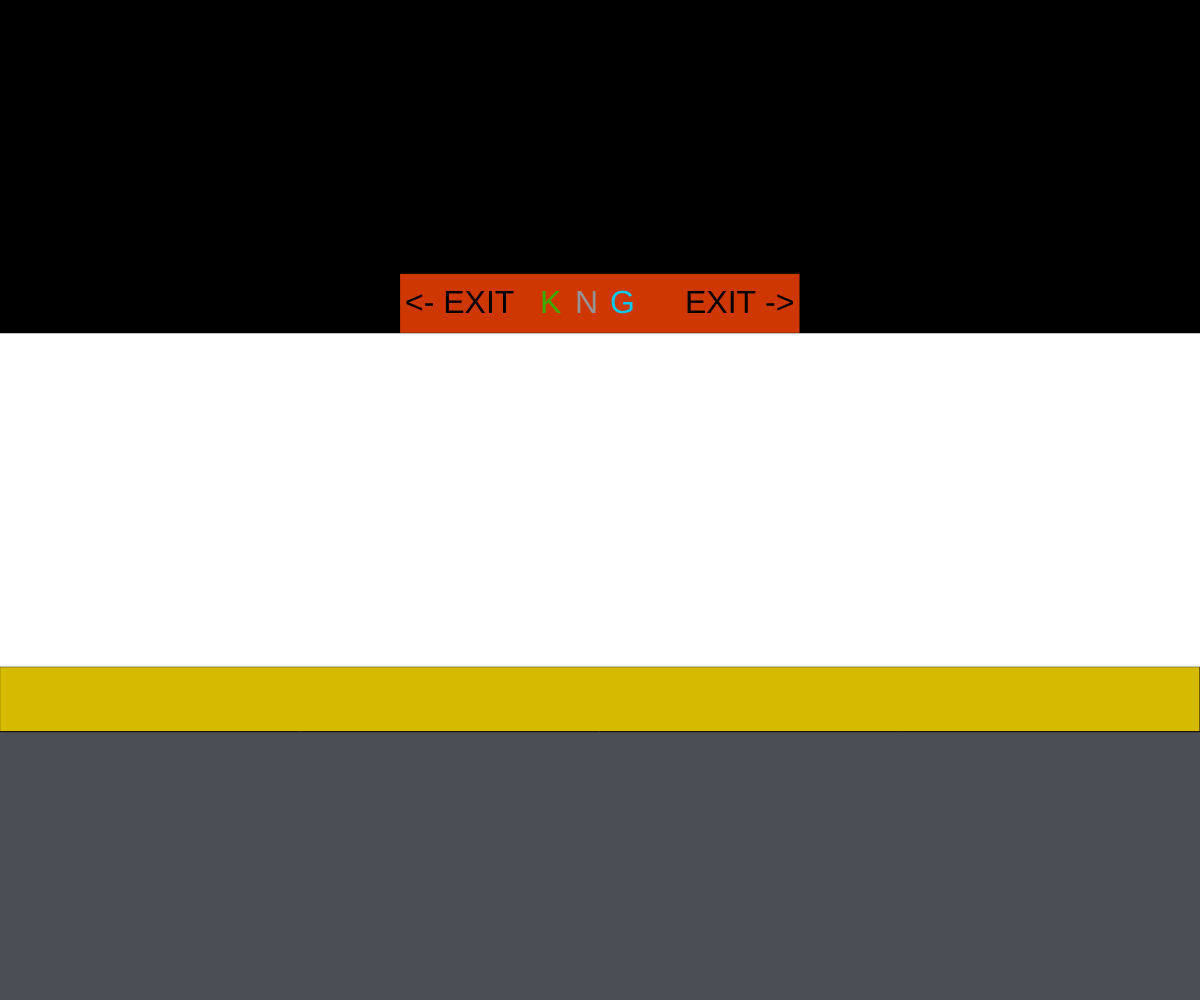
Frame 1 (no input)
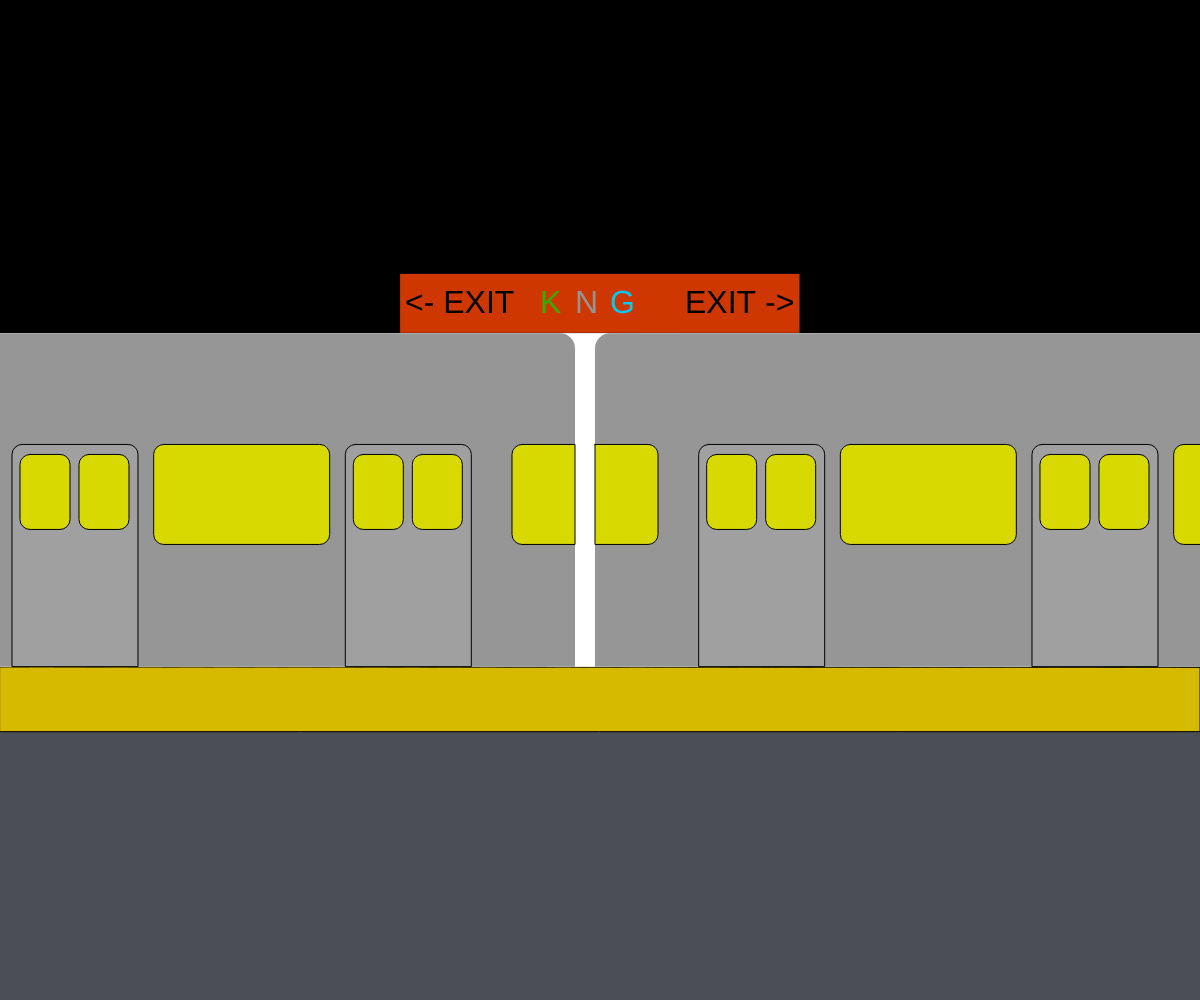
Frame 60 (no input)
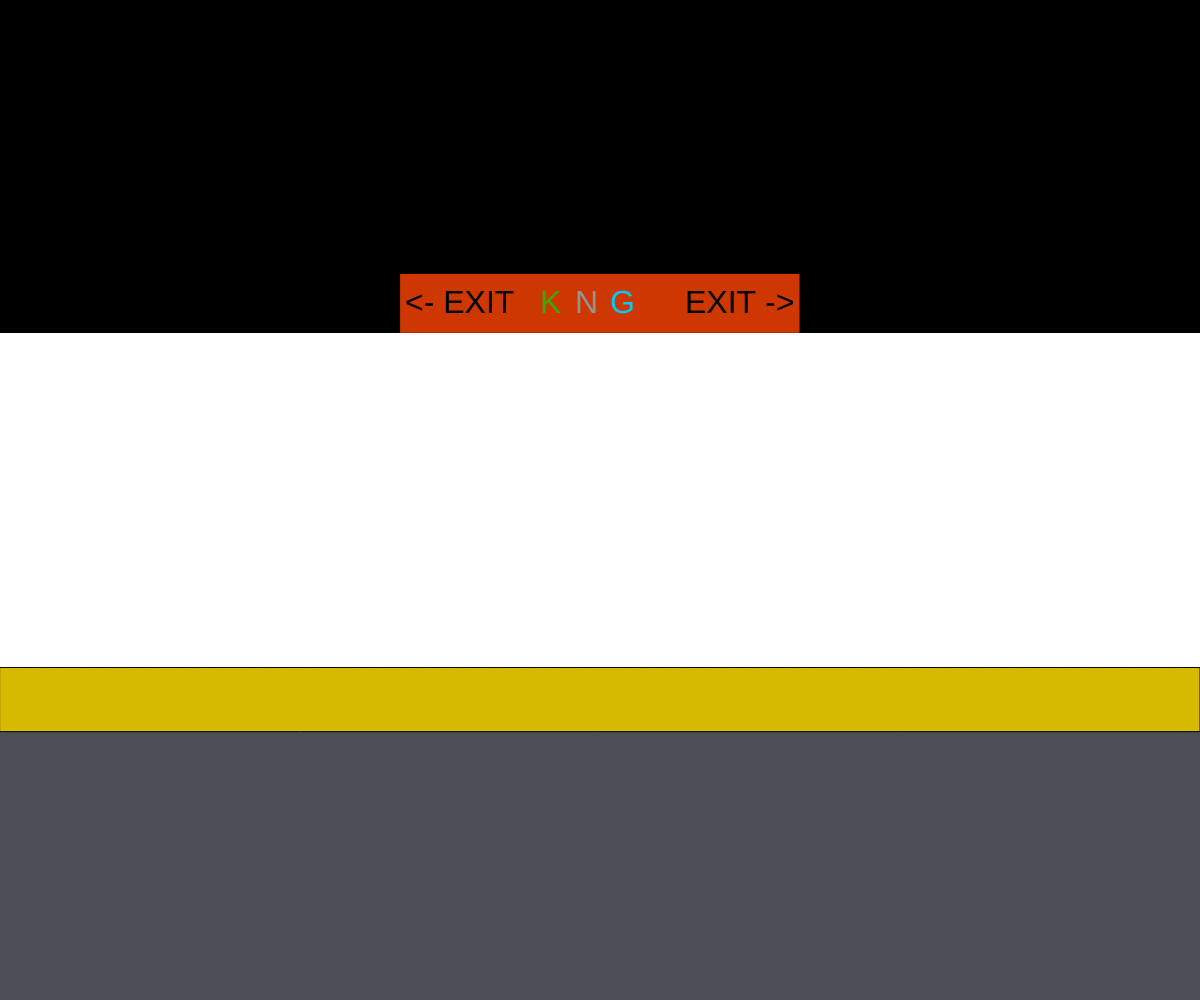
Frame 120 (the mouse pressed at the canvas centre since frame 60)

The p5.js sketch that drew these frames (run headless with seeded random() and noise() and a simulated clock; from frame 60 on, the mouse is pressed at the canvas centre):

// p5.js sketch
// ── sketch.js
let x = 4000;
let carLength = 1000;
let door1X = 333.33/2 - 63;
let door2X = 333.33*1.5 - 63;
let door3X = 666.66*1.25 - 63;

function setup() {
	createCanvas(windowWidth, windowHeight);
	background(75, 78, 85);
	fill(0);
	rect(0,0, width, height/3);
	fill(214, 186, 0);
	rect(0, (height/3)*2, width, 65);
	fill(207, 55, 0);
	rect(width/3, height/3 - 60, width/3, 60);
	fill(0);
	textSize(32);
	text('<- EXIT', width/3 + 5, height/3 - 20);
	text('EXIT ->', (width/3)*2 - 115, height/3 - 20);
	fill(55, 173, 0);
	text('K', width/2 - 60, height/3 - 20);
	fill(148, 148, 148);
	text('N', width/2 - 25, height/3 - 20);
	fill(0, 202, 247);
	text('G', width/2 + 10, height/3 - 20);
}

function draw() {
	let y = height/3;
	let doorPositionY = y + y/3;
	let doorHeight = (y/3)*2;
	let trainHeight = height/3;

	//erases previous train location
	fill(255);
	strokeWeight(0);
	rect(0, y, width, height/3);

	//train
	fill(150);
	rect(x, y, carLength, trainHeight, 15, 15, 0, 0); //Car Body 1
	strokeWeight(1);
	fill(160);
	rect(x + door1X, doorPositionY, 126, doorHeight, 10, 10, 0, 0); //First Door
	rect(x + door2X, doorPositionY, 126, doorHeight, 10, 10, 0, 0); //Second Door
	rect(x + door3X, doorPositionY, 126, doorHeight, 10, 10, 0, 0); //Third Door
	fill(216, 217, 0);
	rect(x, doorPositionY, 63, 100, 0, 10, 10, 0); //First Window
	rect(x + door1X + 8, doorPositionY + 10, 50, 75, 10, 10, 10, 10); //Second Window
	rect(x + door1X + 67, doorPositionY + 10, 50, 75, 10, 10, 10, 10); //Third Window
	rect(x + 245.33, doorPositionY, 176, 100, 10, 10, 10, 10); //Fourth Window
	rect(x + door2X + 8, doorPositionY + 10, 50, 75, 10, 10, 10, 10); //Fifth Window
	rect(x + door2X + 67, doorPositionY + 10, 50, 75, 10, 10, 10, 10); //Sixth Window
	rect(x + 578.66, doorPositionY, 176, 100, 10, 10, 10, 10); //Seventh Window
	rect(x + door3X + 8, doorPositionY + 10, 50, 75, 10, 10, 10, 10); //Eighth Window
	rect(x + door3X + 67, doorPositionY + 10, 50, 75, 10, 10, 10, 10); //Ninth Window
	rect(x + 937, doorPositionY, 63, 100, 10, 0, 0, 10); //Tenth Window

	x = x + 1020;
	strokeWeight(0);
	fill(150);
	rect(x, y, carLength, trainHeight, 15, 15, 0, 0); //Car Body 2
	strokeWeight(1);
	fill(160);
	rect(x + door1X, doorPositionY, 126, doorHeight, 10, 10, 0, 0); //First Door
	rect(x + door2X, doorPositionY, 126, doorHeight, 10, 10, 0, 0); //Second Door
	rect(x + door3X, doorPositionY, 126, doorHeight, 10, 10, 0, 0); //Third Door
	fill(216, 217, 0);
	rect(x, doorPositionY, 63, 100, 0, 10, 10, 0); //First Window
	rect(x + door1X + 8, doorPositionY + 10, 50, 75, 10, 10, 10, 10); //Second Window
	rect(x + door1X + 67, doorPositionY + 10, 50, 75, 10, 10, 10, 10); //Third Window
	rect(x + 245.33, doorPositionY, 176, 100, 10, 10, 10, 10); //Fourth Window
	rect(x + door2X + 8, doorPositionY + 10, 50, 75, 10, 10, 10, 10); //Fifth Window
	rect(x + door2X + 67, doorPositionY + 10, 50, 75, 10, 10, 10, 10); //Sixth Window
	rect(x + 578.66, doorPositionY, 176, 100, 10, 10, 10, 10); //Seventh Window
	rect(x + door3X + 8, doorPositionY + 10, 50, 75, 10, 10, 10, 10); //Eighth Window
	rect(x + door3X + 67, doorPositionY + 10, 50, 75, 10, 10, 10, 10); //Ninth Window
	rect(x + 937, doorPositionY, 63, 100, 10, 0, 0, 10); //Tenth Window

	x = x + 1020;
	strokeWeight(0);
	fill(150);
	rect(x, y, carLength, trainHeight, 15, 15, 0, 0); //Car Body 3
	strokeWeight(1);
	fill(160);
	rect(x + door1X, doorPositionY, 126, doorHeight, 10, 10, 0, 0); //First Door
	rect(x + door2X, doorPositionY, 126, doorHeight, 10, 10, 0, 0); //Second Door
	rect(x + door3X, doorPositionY, 126, doorHeight, 10, 10, 0, 0); //Third Door
	fill(216, 217, 0);
	rect(x, doorPositionY, 63, 100, 0, 10, 10, 0); //First Window
	rect(x + door1X + 8, doorPositionY + 10, 50, 75, 10, 10, 10, 10); //Second Window
	rect(x + door1X + 67, doorPositionY + 10, 50, 75, 10, 10, 10, 10); //Third Window
	rect(x + 245.33, doorPositionY, 176, 100, 10, 10, 10, 10); //Fourth Window
	rect(x + door2X + 8, doorPositionY + 10, 50, 75, 10, 10, 10, 10); //Fifth Window
	rect(x + door2X + 67, doorPositionY + 10, 50, 75, 10, 10, 10, 10); //Sixth Window
	rect(x + 578.66, doorPositionY, 176, 100, 10, 10, 10, 10); //Seventh Window
	rect(x + door3X + 8, doorPositionY + 10, 50, 75, 10, 10, 10, 10); //Eighth Window
	rect(x + door3X + 67, doorPositionY + 10, 50, 75, 10, 10, 10, 10); //Ninth Window
	rect(x + 937, doorPositionY, 63, 100, 10, 0, 0, 10); //Tenth Window
	x = x - 2040;
	x = x - 75;

	//resets train to loop
	if (x <= -3060) {
		x = 4000;
	} else {
	}
}
